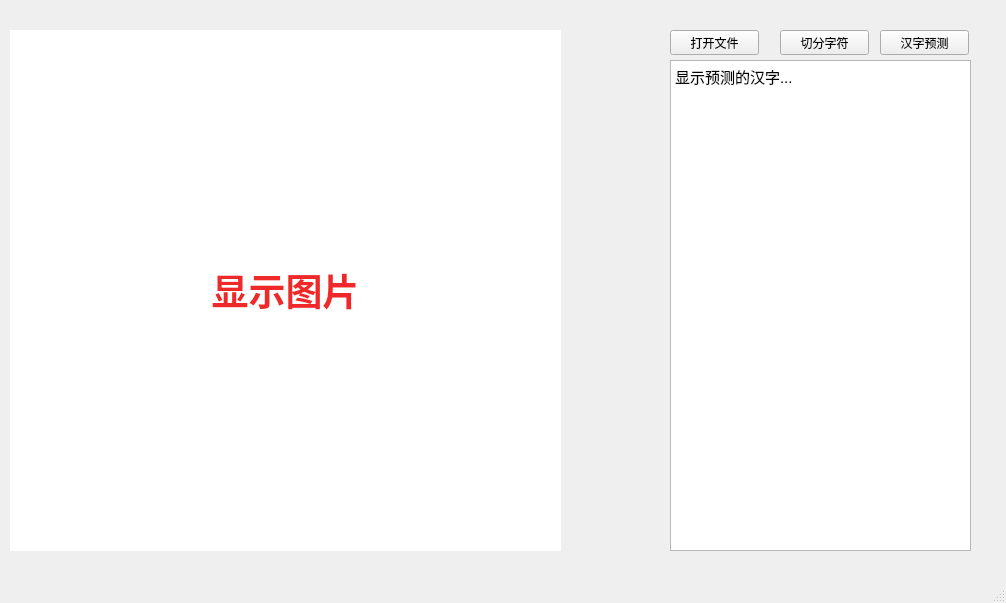
<?xml version="1.0" encoding="UTF-8"?>
<ui version="4.0">
 <class>MainWindow</class>
 <widget class="QMainWindow" name="MainWindow">
  <property name="geometry">
   <rect>
    <x>0</x>
    <y>0</y>
    <width>1006</width>
    <height>603</height>
   </rect>
  </property>
  <property name="windowTitle">
   <string>MainWindow</string>
  </property>
  <widget class="QWidget" name="centralwidget">
   <widget class="QPushButton" name="pushButton">
    <property name="geometry">
     <rect>
      <x>670</x>
      <y>30</y>
      <width>89</width>
      <height>25</height>
     </rect>
    </property>
    <property name="text">
     <string>打开文件</string>
    </property>
   </widget>
   <widget class="QLabel" name="label">
    <property name="geometry">
     <rect>
      <x>10</x>
      <y>30</y>
      <width>551</width>
      <height>521</height>
     </rect>
    </property>
    <property name="autoFillBackground">
     <bool>false</bool>
    </property>
    <property name="styleSheet">
     <string notr="true">background:white;
color:rgb(255, 255, 255);
font-size:100px;
ont-weight:bold;
font-family:宋体;
</string>
    </property>
    <property name="text">
     <string>&lt;html&gt;&lt;head/&gt;&lt;body&gt;&lt;p align=&quot;center&quot;&gt;&lt;span style=&quot; font-size:28pt; font-weight:600; color:#ef2929;&quot;&gt;显示图片&lt;/span&gt;&lt;/p&gt;&lt;/body&gt;&lt;/html&gt;</string>
    </property>
   </widget>
   <widget class="QPushButton" name="pushButton_2">
    <property name="geometry">
     <rect>
      <x>780</x>
      <y>30</y>
      <width>89</width>
      <height>25</height>
     </rect>
    </property>
    <property name="text">
     <string>切分字符</string>
    </property>
   </widget>
   <widget class="QPushButton" name="pushButton_3">
    <property name="geometry">
     <rect>
      <x>880</x>
      <y>30</y>
      <width>89</width>
      <height>25</height>
     </rect>
    </property>
    <property name="text">
     <string>汉字预测</string>
    </property>
   </widget>
   <widget class="QTextBrowser" name="textBrowser">
    <property name="geometry">
     <rect>
      <x>670</x>
      <y>60</y>
      <width>301</width>
      <height>491</height>
     </rect>
    </property>
    <property name="html">
     <string>&lt;!DOCTYPE HTML PUBLIC &quot;-//W3C//DTD HTML 4.0//EN&quot; &quot;http://www.w3.org/TR/REC-html40/strict.dtd&quot;&gt;
&lt;html&gt;&lt;head&gt;&lt;meta name=&quot;qrichtext&quot; content=&quot;1&quot; /&gt;&lt;style type=&quot;text/css&quot;&gt;
p, li { white-space: pre-wrap; }
&lt;/style&gt;&lt;/head&gt;&lt;body style=&quot; font-family:'Ubuntu'; font-size:11pt; font-weight:400; font-style:normal;&quot;&gt;
&lt;p style=&quot; margin-top:0px; margin-bottom:0px; margin-left:0px; margin-right:0px; -qt-block-indent:0; text-indent:0px;&quot;&gt;显示预测的汉字...&lt;/p&gt;&lt;/body&gt;&lt;/html&gt;</string>
    </property>
   </widget>
  </widget>
  <widget class="QMenuBar" name="menubar">
   <property name="geometry">
    <rect>
     <x>0</x>
     <y>0</y>
     <width>1006</width>
     <height>28</height>
    </rect>
   </property>
  </widget>
  <widget class="QStatusBar" name="statusbar"/>
 </widget>
 <resources/>
 <connections/>
</ui>
